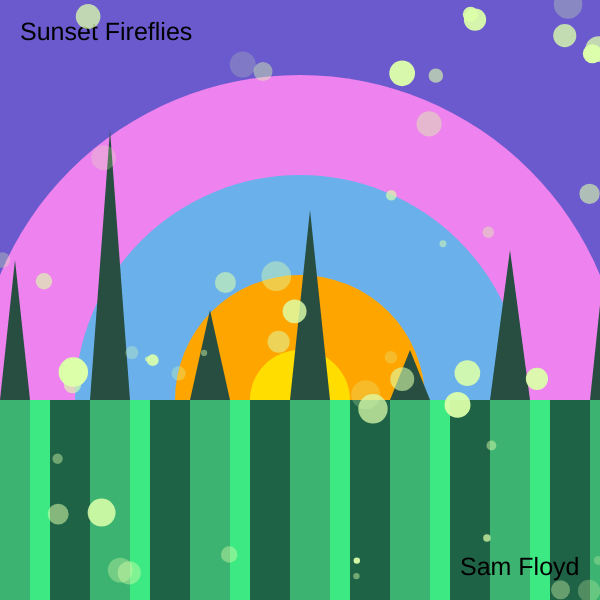
Frame 1 (no input)
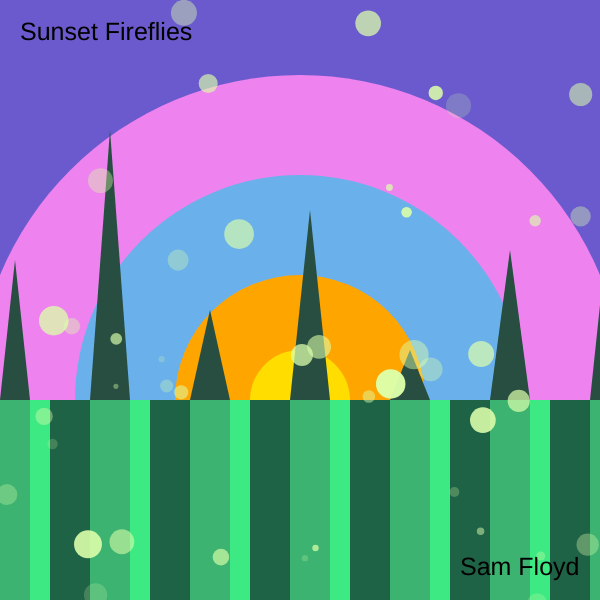
Frame 60 (no input)
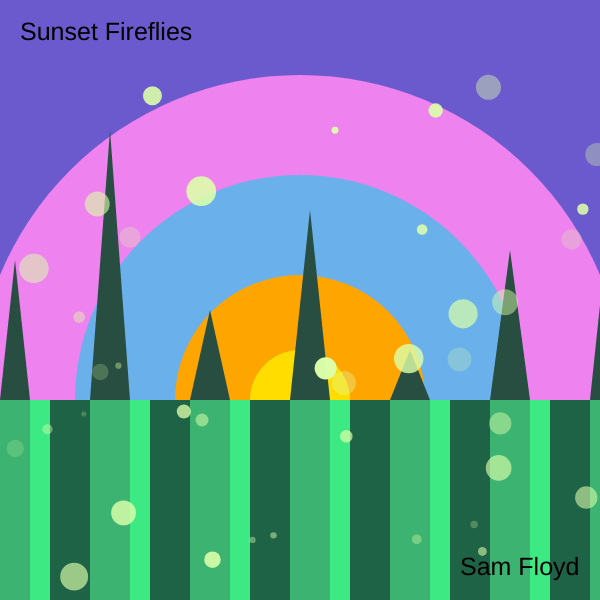
Frame 120 (the mouse pressed at the canvas centre since frame 60)

The p5.js sketch that drew these frames (run headless with seeded random() and noise() and a simulated clock; from frame 60 on, the mouse is pressed at the canvas centre):

// p5.js sketch
// ── sketch.js
let particles = [];




function setup() {
  createCanvas(600, 600);
  
  for (let i = 0; i < 50; i++) {
    particles.push(new Particle(random(width), random(height)));
  }

}




function draw() {
  background(220);
  
  
  //sky
  noStroke();
  fill(106, 90, 205);
  square(0, 0, 600);
  
  
  //pink sun ring 
  noStroke();
  fill(238, 130, 238);
  circle(300, 400, 650);
  
  //blue sun ring 
  noStroke();
  fill(106, 177, 236);
  circle(300, 400, 450);
  
  
  //sun outer
  noStroke();
  fill(255, 165, 0);
  circle(300, 400, 250);
  
  //sun inner
  noStroke();
  fill(255, 221, 0);
  circle(300, 400, 100);
  
  
  //grass
  noStroke();
  fill(60, 179, 113);
  square(0, 400, 600);
  
  
  //grass line 1
  noStroke();
  fill(31, 99, 71);
  rect(50, 400, 40, 200);
  
  //grass line 2
  noStroke();
  fill(31, 99, 71);
  rect(150, 400, 40, 200);
  
  //grass line 3
  noStroke();
  fill(31, 99, 71);
  rect(250, 400, 40, 200);
  
  //grass line 4
  noStroke();
  fill(31, 99, 71);
  rect(350, 400, 40, 200);
  
  //grass line 5
  noStroke();
  fill(31, 99, 71);
  rect(450, 400, 40, 200);
  
  //grass line 6
  noStroke();
  fill(31, 99, 71);
  rect(550, 400, 40, 200);
  
  
  //light grass line 1
  noStroke();
  fill(61, 233, 131);
  rect(30, 400, 20, 200);
  
  //light grass line 2
  noStroke();
  fill(61, 233, 131);
  rect(130, 400, 20, 200);
  
  //light grass line 3
  noStroke();
  fill(61, 233, 131);
  rect(230, 400, 20, 200);

  //light grass line 4
  noStroke();
  fill(61, 233, 131);
  rect(330, 400, 20, 200);
  
  //light grass line 5
  noStroke();
  fill(61, 233, 131);
  rect(430, 400, 20, 200);
  
  //light grass line 6
  noStroke();
  fill(61, 233, 131);
  rect(530, 400, 20, 200);
  
  
  //tree 1
  noStroke();
  fill(39, 78, 64);
  triangle(0, 400, 15, 260, 30, 400);
  
  //tree 2
  noStroke();
  fill(39, 78, 64);
  triangle(90, 400, 110, 130, 130, 400);
  
  //tree 3
  noStroke();
  fill(39, 78, 64);
  triangle(190, 400, 210, 310, 230, 400);
  
  //tree 4
  noStroke();
  fill(39, 78, 64);
  triangle(290, 400, 310, 210, 330, 400);
  
  //tree 5
  noStroke();
  fill(39, 78, 64);
  triangle(390, 400, 410, 350, 430, 400);
  
  //tree 6
  noStroke();
  fill(39, 78, 64);
  triangle(490, 400, 510, 250, 530, 400);
  
  //tree 7
  noStroke();
  fill(39, 78, 64);
  triangle(590, 400, 610, 210, 630, 400);
  
  
  fill(0);
    textSize(25);
    text("Sam Floyd",460,575);
    text("Sunset Fireflies",20,40);
  
  
  for (let i = 0; i < particles.length; i++) {
    particles[i].update();
    particles[i].display();
  }
}




function mouseMoved() {
  for (let i = 0; i < particles.length; i++) {
    particles[i].hover(mouseX, mouseY);
  }
}

function mouseClicked() {
  for (let i = 0; i < particles.length; i++) {
    particles[i].click(mouseX, mouseY);
  }
}

class Particle {
  constructor(x, y) {
    this.pos = createVector(x, y);
    this.vel = createVector(random(-1, 1), random(-1, 1));
    this.acc = createVector();
    this.r = random(5, 30);
    this.alpha = 50;
    this.hovering = false;
    this.clicked = false;
    this.color = color(220, 255, 170, 100);
    this.glowIntensity = random(50, 255);
    this.glowDirection = random() > 0.5 ? 1 : -1;
  }

  update() {
    if (this.hovering) {
      this.alpha = lerp(this.alpha, 255, 0.1);
    } else {
      this.alpha = lerp(this.alpha, 50, 0.1);
    }
    if (this.clicked) {
      let force = createVector(random(-5, 5), random(-5, 5));
      this.acc.add(force);
      this.vel.limit(10);
    }
    this.vel.add(this.acc);
    this.pos.add(this.vel);
    this.acc.mult(0);


    this.glowIntensity += this.glowDirection;
    if (this.glowIntensity >= 255 || this.glowIntensity <= 50) {
      this.glowDirection *= -1;
    }
  }

  display() {
    noStroke();
    fill(red(this.color), green(this.color), blue(this.color), this.glowIntensity);
    ellipse(this.pos.x, this.pos.y, this.r);
  }

  hover(x, y) {
    let d = dist(x, y, this.pos.x, this.pos.y);
    if (d < 50) {
      this.hovering = true;
    } else {
      this.hovering = false;
    }
  }

  click(x, y) {
    let d = dist(x, y, this.pos.x, this.pos.y);
    if (d < 50) {
      this.clicked = true;
    }
  }
}
